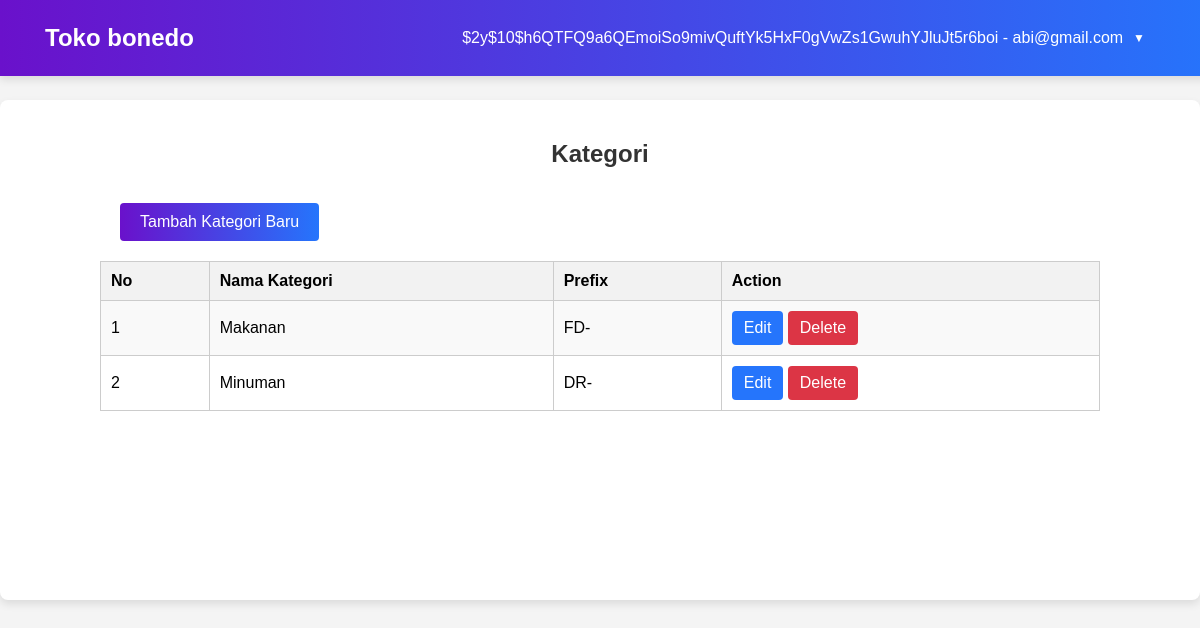
The page /vw_kategori.php (signed in) on the database its author committed.
### tables this page shows
CREATE TABLE `user` (
  `username` varchar(100) NOT NULL,
  `password` varchar(60) NOT NULL,
  `nama` varchar(100) NOT NULL,
  `role` enum('admin','manager','kasir','inventori') NOT NULL,
  `email` varchar(100) NOT NULL,
  `nohp` char(13) NOT NULL,
  `createdAt` timestamp NOT NULL DEFAULT current_timestamp()
);

CREATE TABLE `kategori` (
  `id` int(11) NOT NULL,
  `kategori` varchar(50) NOT NULL,
  `prefix` varchar(3) NOT NULL
);

### Session.php (called while the page is built, shortened)
<?php
require_once "database.php";
$db = new database();
class Session{
    public $mysqli;
    function __construct(){
        $this->mysqli = new mysqli(DB_HOST, DB_USER, DB_PASS, DB_NAME);
        $this->check_session();
    }
    function check_session(){
        $user_check = $_SESSION['username'];
        $ses_sql = "SELECT * FROM user WHERE username='$user_check'";
        $query = $this->mysqli->query($ses_sql);
        $row = $query->fetch_row();
        $this->login_user = $row[1];
        $this->user_role = $row[4];
    }
}
?>

### database.php (called while the page is built, shortened)
<?php
class database{
    function __construct()
    {
        $this->mysqli = new mysqli(DB_HOST, DB_USER, DB_PASS, DB_NAME);
    }
}
?>

### vw_kategori.php (the view, shortened to what this page needs)
<?php
include 'header.php';
$query = "SELECT id, kategori, prefix FROM kategori";
$result = mysqli_query($db->mysqli, $query);
?>
<div class="container">
    <h2>Kategori</h2>
    <button class="submit-button" style="align-self: flex-start; margin-left: 100px;" onclick="openAddModal()">Tambah Kategori Baru</button>
    <table border="1" class="product-table">
        <tr>
            <th>No</th>
            <th>Nama Kategori</th>
            <th>Prefix</th>
            <th>Action</th>
        </tr>
        <?php
        $no = 1;
        if ($result->num_rows > 0) {
            while ($row = mysqli_fetch_assoc($result)) {
                echo "<tr>";
                echo "<td>{$no}</td>";
                echo "<td>{$row['kategori']}</td>";
                echo "<td>{$row['prefix']}</td>";
                echo "<td>
                        <a href='#' class='action-link action-link-edit' onclick='EditKategoriModal({$row['id']}, \"{$row['kategori']}\", \"{$row['prefix']}\")'>Edit</a>
                        <a href='#' class='action-link action-link-delete' onclick='DeleteKategori({$row['id']})'>Delete</a>
                    </td>";
                echo "</tr>";
                $no++;
            }
        } else {
            echo "<tr><td colspan='4'><center>Tidak ada kategori</center></td></tr>";
        }
        ?>
    </table>
</div>
<?php include 'footer.php'; ?>

### header.php (shortened to what this page needs)
<?php
require_once "Session.php";
$session = new Session();
?>
<!DOCTYPE html>
<html>
<head>
    <link rel="stylesheet" href="Assets/style.css">
</head>
<body>
    <div class="navbar">
        <div class="app-title">
            <h1 style="margin-left: 30px;">Toko bonedo</h1>
        </div>
        <div class="dropdown">
            <button class="dropbtn"><?php echo $session->login_user ?> - <?php echo $session->user_role ?></button>
        </div>
    </div>

### Assets/style.css (style rules this page uses)
body { font-family: Arial, sans-serif; background: #f4f4f4; margin: 0; padding: 0; }
.container { margin-top: 100px; padding: 20px; max-width: 1200px; min-height: 460px; margin-left: auto; margin-right: auto; background: white; border-radius: 8px; box-shadow: 0 4px 8px rgba(0, 0, 0, 0.1); display: flex; flex-direction: column; align-items: center; }
h2 { color: #333; margin-bottom: 20px; text-align: center; }
.app-title { flex: 1; }
.app-title h1 { margin: 0; font-size: 24px; color: #fff; margin-left: 30px; }
.navbar { background: linear-gradient(to right, #6a11cb, #2575fc); color: white; padding: 15px; display: flex; justify-content: space-between; align-items: center; position: fixed; width: 100%; top: 0; box-shadow: 0 4px 8px rgba(0, 0, 0, 0.1); z-index: 1000; }
.dropdown { position: relative; display: inline-block; margin-right: 50px; }
.dropdown .dropbtn { background: none; color: white; border: none; cursor: pointer; font-size: 16px; padding: 14px 20px; display: flex; align-items: center; }
.dropdown .dropbtn::after { content: '\25BC'; margin-left: 10px; font-size: 12px; transition: transform 0.3s; }
table.product-table { width: 1000px; border-collapse: collapse; margin-bottom: 20px; text-align: center; margin-top: 20px; }
table.product-table th, table.product-table td { border: 1px solid #ccc; padding: 10px; text-align: left; }
table.product-table th { background-color: #f2f2f2; }
table.product-table tr:nth-child(even) { background-color: #f9f9f9; }
.submit-button { background: linear-gradient(to right, #6a11cb, #2575fc); color: white; padding: 10px 20px; border: none; border-radius: 4px; cursor: pointer; font-size: 16px; margin-top: 15px; }
.action-link { color: #fff; text-decoration: none; padding: 8px 12px; border-radius: 4px; display: inline-block; transition: background-color 0.3s ease; background-color: #2575fc; }
.action-link-edit { background-color: #2575fc; }
.action-link-delete { background-color: #dc3545; }

### rows shown on the page
user: password "$2y$10$h6QTFQ9a6QEmoiSo9mivQuftYk5HxF0gVwZs1GwuhYJluJt5r6boi", email "abi@gmail.com"
kategori: kategori "Makanan", prefix "FD-"
kategori: kategori "Minuman", prefix "DR-"
